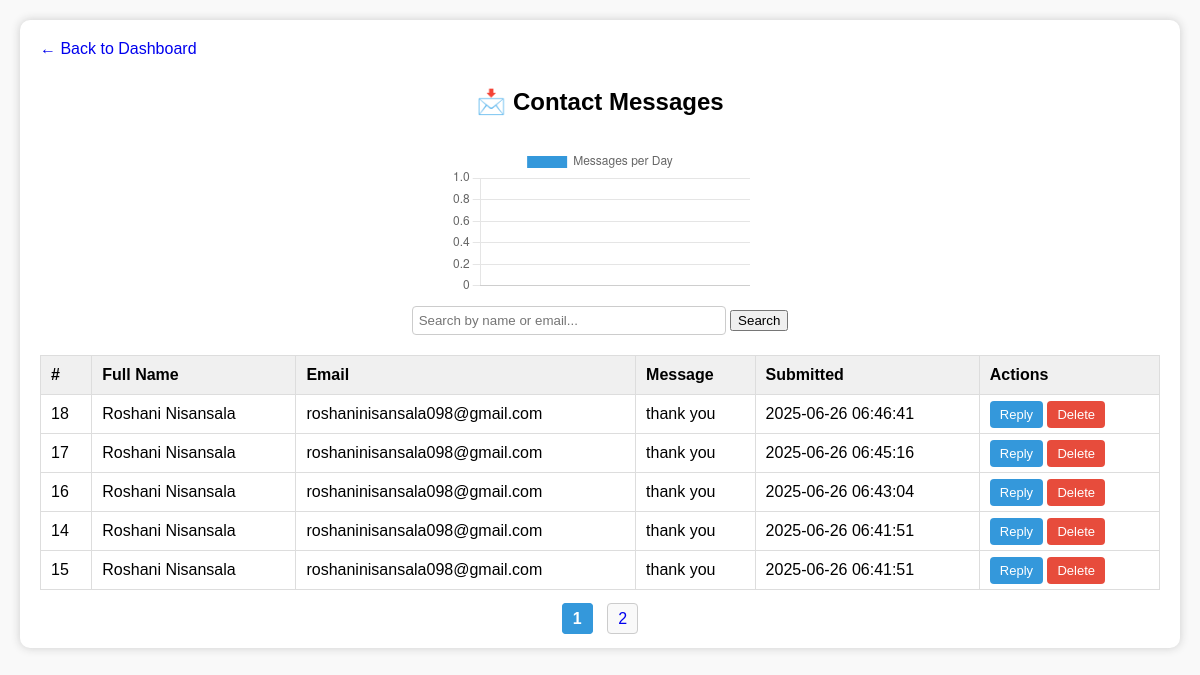
The page /messages.php (signed in) on the database its author committed.
### tables this page shows
CREATE TABLE `contact_messages` (
  `id` int(11) NOT NULL,
  `first_name` varchar(100) DEFAULT NULL,
  `last_name` varchar(100) DEFAULT NULL,
  `email` varchar(255) DEFAULT NULL,
  `message` text DEFAULT NULL,
  `submitted_at` timestamp NOT NULL DEFAULT current_timestamp(),
  `replied` tinyint(1) DEFAULT 0,
  `created_at` datetime NOT NULL DEFAULT current_timestamp()
);

### messages.php (the view, shortened to what this page needs)
<?php
include '../include/db.php';
$search = trim($_GET['search'] ?? '');
$limit = 5;
$page = isset($_GET['page']) ? max(1, intval($_GET['page'])) : 1;
$offset = ($page - 1) * $limit;
if ($search) {
    $like = "%$search%";
    $stmt = $conn->prepare("SELECT COUNT(*) AS total FROM contact_messages WHERE first_name LIKE ? OR last_name LIKE ? OR email LIKE ?");
    $stmt->bind_param("sss", $like, $like, $like);
} else {
    $stmt = $conn->prepare("SELECT COUNT(*) AS total FROM contact_messages");
}
$stmt->execute();
$result = $stmt->get_result();
$totalRow = $result->fetch_assoc();
$totalMessages = $totalRow['total'] ?? 0;
$totalPages = ceil($totalMessages / $limit);
if ($search) {
    $stmt = $conn->prepare("SELECT * FROM contact_messages WHERE first_name LIKE ? OR last_name LIKE ? OR email LIKE ? ORDER BY created_at DESC LIMIT ? OFFSET ?");
    $stmt->bind_param("sssii", $like, $like, $like, $limit, $offset);
} else {
    $stmt = $conn->prepare("SELECT * FROM contact_messages ORDER BY created_at DESC LIMIT ? OFFSET ?");
    $stmt->bind_param("ii", $limit, $offset);
}
$stmt->execute();
$result = $stmt->get_result();
$messages = [];
while ($row = $result->fetch_assoc()) {
    $messages[] = $row;
}
$chartData = [];
?>
<!DOCTYPE html>
<html>
<head>
</head>
<body>
<div class="container">
    <a href="dashboard.php" class="back-link">← Back to Dashboard</a>
    <h2>📩 Contact Messages</h2>
    <canvas id="messageChart"></canvas>
    <script>
        const ctx = document.getElementById('messageChart').getContext('2d');
        const chart = new Chart(ctx, {
            type: 'bar',
            data: {
                labels: <?= json_encode(array_keys($chartData)) ?>,
                datasets: [{
                    label: 'Messages per Day',
                    data: <?= json_encode(array_values($chartData)) ?>,
                    backgroundColor: '#3498db'
                }]
            },
            options: {
                responsive: true,
                scales: {
                    y: { beginAtZero: true }
                }
            }
        });
    </script>
    <form method="GET" class="search-bar">
        <input type="text" name="search" placeholder="Search by name or email..." value="<?= htmlspecialchars($search) ?>">
        <button type="submit">Search</button>
    </form>
    <?php if (empty($messages)): ?>
        <p>No messages found.</p>
    <?php else: ?>
        <table>
            <thead>
                <tr>
                    <th>#</th>
                    <th>Full Name</th>
                    <th>Email</th>
                    <th>Message</th>
                    <th>Submitted</th>
                    <th>Actions</th>
                </tr>
            </thead>
            <tbody>
            <?php foreach ($messages as $msg): ?>
                <tr>
                    <td><?= $msg['id'] ?></td>
                    <td><?= htmlspecialchars($msg['first_name'] . ' ' . $msg['last_name']) ?></td>
                    <td><?= htmlspecialchars($msg['email']) ?></td>
                    <td><?= nl2br(htmlspecialchars($msg['message'])) ?></td>
                    <td><?= $msg['created_at'] ?></td>
                    <td>
                        <a href="reply.php?email=<?= urlencode($msg['email']) ?>" class="btn reply-btn">Reply</a>
                        <a href="?delete=<?= $msg['id'] ?>" onclick="return confirm('Delete this message?')" class="btn delete-btn">Delete</a>
                    </td>
                </tr>
            <?php endforeach; ?>
            </tbody>
        </table>
        <div class="pagination">
            <?php for ($i = 1; $i <= $totalPages; $i++): ?>
                <a href="?page=<?= $i ?>&search=<?= urlencode($search) ?>" <?= $i == $page ? 'style="font-weight:bold;"' : '' ?>><?= $i ?></a>
            <?php endfor; ?>
        </div>
    <?php endif; ?>
</div>
</body>
</html>

### messages.php (style rules this page uses)
body { font-family: Arial, sans-serif; background: #f9f9f9; margin: 0; padding: 20px; }
.container { max-width: 1200px; margin: auto; background: #fff; padding: 20px; border-radius: 10px; box-shadow: 0 0 10px #ccc; }
h2 { text-align: center; }
table { width: 100%; border-collapse: collapse; margin-top: 20px; }
th, td { padding: 10px; border: 1px solid #ddd; text-align: left; }
th { background-color: #f0f0f0; }
.btn { padding: 6px 10px; border: none; border-radius: 4px; font-size: 13px; text-decoration: none; cursor: pointer; }
.reply-btn { background-color: #3498db; color: white; }
.delete-btn { background-color: #e74c3c; color: white; }
.back-link { display: inline-block; margin-bottom: 10px; text-decoration: none; }
.pagination { text-align: center; margin-top: 20px; }
.pagination a { margin: 0 5px; padding: 6px 10px; text-decoration: none; border: 1px solid #ccc; border-radius: 4px; background-color: #f9f9f9; }
.pagination a[style*="font-weight:bold"] { background-color: #3498db; color: white; border-color: #3498db; }
form.search-bar { text-align: center; margin-bottom: 20px; }
form.search-bar input[type="text"] { padding: 6px; width: 300px; border-radius: 4px; border: 1px solid #ccc; }
canvas { margin: 30px auto 10px auto; display: block; max-width: 700px; }

### rows shown on the page
contact_messages: id "18", first_name+last_name "Roshani Nisansala", email "roshaninisansala098@gmail.com", message "thank you", created_at "2025-06-26 06:46:41"
contact_messages: id "17", first_name+last_name "Roshani Nisansala", email "roshaninisansala098@gmail.com", message "thank you", created_at "2025-06-26 06:45:16"
contact_messages: id "16", first_name+last_name "Roshani Nisansala", email "roshaninisansala098@gmail.com", message "thank you", created_at "2025-06-26 06:43:04"
contact_messages: id "14", first_name+last_name "Roshani Nisansala", email "roshaninisansala098@gmail.com", message "thank you", created_at "2025-06-26 06:41:51"
contact_messages: id "15", first_name+last_name "Roshani Nisansala", email "roshaninisansala098@gmail.com", message "thank you", created_at "2025-06-26 06:41:51"
